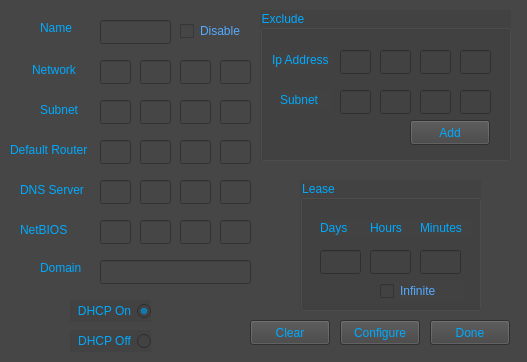
<?xml version="1.0" encoding="UTF-8"?>
<ui version="4.0">
 <class>Dhcp</class>
 <widget class="QWidget" name="Dhcp">
  <property name="geometry">
   <rect>
    <x>0</x>
    <y>0</y>
    <width>527</width>
    <height>362</height>
   </rect>
  </property>
  <property name="windowTitle">
   <string>Form</string>
  </property>
  <property name="styleSheet">
   <string notr="true">gridline-color: rgb(0, 0, 0);
selection-color: rgb(0, 170, 255);
selection-background-color: rgb(66, 66, 66);
background-color: rgb(70, 70, 70);
alternate-background-color: rgb(0, 0, 0);</string>
  </property>
  <widget class="QLineEdit" name="nameBox">
   <property name="geometry">
    <rect>
     <x>100</x>
     <y>20</y>
     <width>71</width>
     <height>24</height>
    </rect>
   </property>
   <property name="styleSheet">
    <string notr="true">color: rgb(85, 170, 255);
border-color: rgb(0, 0, 0);</string>
   </property>
   <property name="text">
    <string/>
   </property>
  </widget>
  <widget class="QLabel" name="label">
   <property name="geometry">
    <rect>
     <x>40</x>
     <y>20</y>
     <width>51</width>
     <height>16</height>
    </rect>
   </property>
   <property name="layoutDirection">
    <enum>Qt::LeftToRight</enum>
   </property>
   <property name="styleSheet">
    <string notr="true">color :rgb(0, 170, 255)</string>
   </property>
   <property name="text">
    <string>Name</string>
   </property>
  </widget>
  <widget class="QLabel" name="label_4">
   <property name="geometry">
    <rect>
     <x>32</x>
     <y>62</y>
     <width>61</width>
     <height>16</height>
    </rect>
   </property>
   <property name="styleSheet">
    <string notr="true">color :rgb(0, 170, 255)</string>
   </property>
   <property name="text">
    <string>Network</string>
   </property>
  </widget>
  <widget class="QLineEdit" name="subBox1">
   <property name="geometry">
    <rect>
     <x>100</x>
     <y>100</y>
     <width>31</width>
     <height>24</height>
    </rect>
   </property>
   <property name="styleSheet">
    <string notr="true">color: rgb(85, 170, 255);
border-color: rgb(0, 0, 0);</string>
   </property>
  </widget>
  <widget class="QLineEdit" name="subBox3">
   <property name="geometry">
    <rect>
     <x>180</x>
     <y>100</y>
     <width>31</width>
     <height>24</height>
    </rect>
   </property>
   <property name="styleSheet">
    <string notr="true">color: rgb(85, 170, 255);
border-color: rgb(0, 0, 0);</string>
   </property>
  </widget>
  <widget class="QLineEdit" name="netBox4">
   <property name="geometry">
    <rect>
     <x>220</x>
     <y>60</y>
     <width>31</width>
     <height>24</height>
    </rect>
   </property>
   <property name="styleSheet">
    <string notr="true">color: rgb(85, 170, 255);
border-color: rgb(0, 0, 0);</string>
   </property>
  </widget>
  <widget class="QLineEdit" name="netBox3">
   <property name="geometry">
    <rect>
     <x>180</x>
     <y>60</y>
     <width>31</width>
     <height>24</height>
    </rect>
   </property>
   <property name="styleSheet">
    <string notr="true">color: rgb(85, 170, 255);
border-color: rgb(0, 0, 0);</string>
   </property>
  </widget>
  <widget class="QLineEdit" name="subBox2">
   <property name="geometry">
    <rect>
     <x>140</x>
     <y>100</y>
     <width>31</width>
     <height>24</height>
    </rect>
   </property>
   <property name="styleSheet">
    <string notr="true">color: rgb(85, 170, 255);
border-color: rgb(0, 0, 0);</string>
   </property>
  </widget>
  <widget class="QLineEdit" name="netBox2">
   <property name="geometry">
    <rect>
     <x>140</x>
     <y>60</y>
     <width>31</width>
     <height>24</height>
    </rect>
   </property>
   <property name="styleSheet">
    <string notr="true">color: rgb(85, 170, 255);
border-color: rgb(0, 0, 0);</string>
   </property>
  </widget>
  <widget class="QLineEdit" name="subBox4">
   <property name="geometry">
    <rect>
     <x>220</x>
     <y>100</y>
     <width>31</width>
     <height>24</height>
    </rect>
   </property>
   <property name="styleSheet">
    <string notr="true">color: rgb(85, 170, 255);
border-color: rgb(0, 0, 0);</string>
   </property>
  </widget>
  <widget class="QLabel" name="label_5">
   <property name="geometry">
    <rect>
     <x>40</x>
     <y>100</y>
     <width>51</width>
     <height>20</height>
    </rect>
   </property>
   <property name="styleSheet">
    <string notr="true">color :rgb(0, 170, 255)</string>
   </property>
   <property name="text">
    <string>Subnet</string>
   </property>
  </widget>
  <widget class="QLineEdit" name="netBox1">
   <property name="geometry">
    <rect>
     <x>100</x>
     <y>60</y>
     <width>31</width>
     <height>24</height>
    </rect>
   </property>
   <property name="styleSheet">
    <string notr="true">color: rgb(85, 170, 255);
border-color: rgb(0, 0, 0);</string>
   </property>
  </widget>
  <widget class="QLabel" name="label_6">
   <property name="geometry">
    <rect>
     <x>10</x>
     <y>140</y>
     <width>91</width>
     <height>20</height>
    </rect>
   </property>
   <property name="styleSheet">
    <string notr="true">color :rgb(0, 170, 255)</string>
   </property>
   <property name="text">
    <string>Default Router</string>
   </property>
  </widget>
  <widget class="QLineEdit" name="defBox3">
   <property name="geometry">
    <rect>
     <x>180</x>
     <y>140</y>
     <width>31</width>
     <height>24</height>
    </rect>
   </property>
   <property name="styleSheet">
    <string notr="true">color: rgb(85, 170, 255);
border-color: rgb(0, 0, 0);</string>
   </property>
  </widget>
  <widget class="QLineEdit" name="defBox4">
   <property name="geometry">
    <rect>
     <x>220</x>
     <y>140</y>
     <width>31</width>
     <height>24</height>
    </rect>
   </property>
   <property name="styleSheet">
    <string notr="true">color: rgb(85, 170, 255);
border-color: rgb(0, 0, 0);</string>
   </property>
  </widget>
  <widget class="QLineEdit" name="defBox1">
   <property name="geometry">
    <rect>
     <x>100</x>
     <y>140</y>
     <width>31</width>
     <height>24</height>
    </rect>
   </property>
   <property name="styleSheet">
    <string notr="true">color: rgb(85, 170, 255);
border-color: rgb(0, 0, 0);</string>
   </property>
  </widget>
  <widget class="QLineEdit" name="defBox2">
   <property name="geometry">
    <rect>
     <x>140</x>
     <y>140</y>
     <width>31</width>
     <height>24</height>
    </rect>
   </property>
   <property name="styleSheet">
    <string notr="true">color: rgb(85, 170, 255);
border-color: rgb(0, 0, 0);</string>
   </property>
  </widget>
  <widget class="QLineEdit" name="dnsBox2">
   <property name="geometry">
    <rect>
     <x>140</x>
     <y>180</y>
     <width>31</width>
     <height>24</height>
    </rect>
   </property>
   <property name="styleSheet">
    <string notr="true">color: rgb(85, 170, 255);
border-color: rgb(0, 0, 0);</string>
   </property>
  </widget>
  <widget class="QLineEdit" name="dnsBox3">
   <property name="geometry">
    <rect>
     <x>180</x>
     <y>180</y>
     <width>31</width>
     <height>24</height>
    </rect>
   </property>
   <property name="styleSheet">
    <string notr="true">color: rgb(85, 170, 255);
border-color: rgb(0, 0, 0);</string>
   </property>
  </widget>
  <widget class="QLabel" name="label_7">
   <property name="geometry">
    <rect>
     <x>20</x>
     <y>180</y>
     <width>71</width>
     <height>20</height>
    </rect>
   </property>
   <property name="styleSheet">
    <string notr="true">color :rgb(0, 170, 255)</string>
   </property>
   <property name="text">
    <string>DNS Server</string>
   </property>
  </widget>
  <widget class="QLineEdit" name="dnsBox4">
   <property name="geometry">
    <rect>
     <x>220</x>
     <y>180</y>
     <width>31</width>
     <height>24</height>
    </rect>
   </property>
   <property name="styleSheet">
    <string notr="true">color: rgb(85, 170, 255);
border-color: rgb(0, 0, 0);</string>
   </property>
  </widget>
  <widget class="QLineEdit" name="dnsBox1">
   <property name="geometry">
    <rect>
     <x>100</x>
     <y>180</y>
     <width>31</width>
     <height>24</height>
    </rect>
   </property>
   <property name="styleSheet">
    <string notr="true">color: rgb(85, 170, 255);
border-color: rgb(0, 0, 0);</string>
   </property>
  </widget>
  <widget class="QPushButton" name="clearBtn">
   <property name="geometry">
    <rect>
     <x>250</x>
     <y>320</y>
     <width>80</width>
     <height>25</height>
    </rect>
   </property>
   <property name="cursor">
    <cursorShape>PointingHandCursor</cursorShape>
   </property>
   <property name="styleSheet">
    <string notr="true">color: rgb(0, 170, 255);
background-color: rgb(66, 66, 66);
border-color: rgb(0, 0, 0);</string>
   </property>
   <property name="text">
    <string>Clear</string>
   </property>
  </widget>
  <widget class="QPushButton" name="configBtn">
   <property name="geometry">
    <rect>
     <x>340</x>
     <y>320</y>
     <width>80</width>
     <height>25</height>
    </rect>
   </property>
   <property name="cursor">
    <cursorShape>PointingHandCursor</cursorShape>
   </property>
   <property name="styleSheet">
    <string notr="true">color: rgb(0, 170, 255);
background-color: rgb(66, 66, 66);
border-color: rgb(0, 0, 0);</string>
   </property>
   <property name="text">
    <string>Configure</string>
   </property>
   <property name="shortcut">
    <string>Return</string>
   </property>
  </widget>
  <widget class="QPushButton" name="exitBtn">
   <property name="geometry">
    <rect>
     <x>430</x>
     <y>320</y>
     <width>80</width>
     <height>25</height>
    </rect>
   </property>
   <property name="cursor">
    <cursorShape>PointingHandCursor</cursorShape>
   </property>
   <property name="styleSheet">
    <string notr="true">color: rgb(0, 170, 255);
background-color: rgb(66, 66, 66);
border-color: rgb(0, 0, 0);</string>
   </property>
   <property name="text">
    <string>Done</string>
   </property>
  </widget>
  <widget class="QRadioButton" name="onBtn">
   <property name="geometry">
    <rect>
     <x>70</x>
     <y>300</y>
     <width>81</width>
     <height>22</height>
    </rect>
   </property>
   <property name="cursor">
    <cursorShape>PointingHandCursor</cursorShape>
   </property>
   <property name="layoutDirection">
    <enum>Qt::RightToLeft</enum>
   </property>
   <property name="styleSheet">
    <string notr="true">color :rgb(0, 170, 255);
border-color: rgb(0, 0, 0);
background-color: rgb(66, 66, 66);
alternate-background-color: rgb(66, 66, 66);
selection-color: rgb(0, 170, 255);</string>
   </property>
   <property name="text">
    <string>DHCP On</string>
   </property>
   <property name="checked">
    <bool>true</bool>
   </property>
  </widget>
  <widget class="QRadioButton" name="offBtn">
   <property name="geometry">
    <rect>
     <x>70</x>
     <y>330</y>
     <width>81</width>
     <height>22</height>
    </rect>
   </property>
   <property name="cursor">
    <cursorShape>PointingHandCursor</cursorShape>
   </property>
   <property name="layoutDirection">
    <enum>Qt::RightToLeft</enum>
   </property>
   <property name="styleSheet">
    <string notr="true">color :rgb(0, 170, 255);
border-color: rgb(0, 0, 0);
background-color: rgb(66, 66, 66);
alternate-background-color: rgb(66, 66, 66);
selection-color: rgb(0, 170, 255);color :rgb(0, 170, 255);
selection-color: rgb(0, 170, 255);
selection-background-color: rgb(66, 66, 66);</string>
   </property>
   <property name="text">
    <string>DHCP Off</string>
   </property>
  </widget>
  <widget class="QGroupBox" name="groupBox">
   <property name="geometry">
    <rect>
     <x>300</x>
     <y>180</y>
     <width>181</width>
     <height>131</height>
    </rect>
   </property>
   <property name="styleSheet">
    <string notr="true">color: rgb(0, 170, 255);
selection-color: rgb(0, 170, 255);
selection-background-color: rgb(0, 170, 255);
alternate-background-color: rgb(0, 170, 255);
gridline-color: rgb(0, 0, 127);
background-color: rgb(66, 66, 66);
border-color: rgb(0, 0, 0);
</string>
   </property>
   <property name="title">
    <string>Lease</string>
   </property>
   <widget class="QLineEdit" name="dayBox">
    <property name="geometry">
     <rect>
      <x>20</x>
      <y>70</y>
      <width>41</width>
      <height>24</height>
     </rect>
    </property>
    <property name="styleSheet">
     <string notr="true">color: rgb(85, 170, 255);
border-color: rgb(0, 0, 0);</string>
    </property>
   </widget>
   <widget class="QLabel" name="label_8">
    <property name="geometry">
     <rect>
      <x>20</x>
      <y>40</y>
      <width>51</width>
      <height>16</height>
     </rect>
    </property>
    <property name="layoutDirection">
     <enum>Qt::RightToLeft</enum>
    </property>
    <property name="styleSheet">
     <string notr="true">color :rgb(0, 170, 255)</string>
    </property>
    <property name="text">
     <string>Days</string>
    </property>
   </widget>
   <widget class="QLineEdit" name="hourBox">
    <property name="geometry">
     <rect>
      <x>70</x>
      <y>70</y>
      <width>41</width>
      <height>24</height>
     </rect>
    </property>
    <property name="styleSheet">
     <string notr="true">color: rgb(85, 170, 255);
border-color: rgb(0, 0, 0);</string>
    </property>
   </widget>
   <widget class="QLabel" name="label_9">
    <property name="geometry">
     <rect>
      <x>70</x>
      <y>40</y>
      <width>51</width>
      <height>16</height>
     </rect>
    </property>
    <property name="layoutDirection">
     <enum>Qt::RightToLeft</enum>
    </property>
    <property name="styleSheet">
     <string notr="true">color :rgb(0, 170, 255)</string>
    </property>
    <property name="text">
     <string>Hours</string>
    </property>
   </widget>
   <widget class="QLineEdit" name="minBox">
    <property name="geometry">
     <rect>
      <x>120</x>
      <y>70</y>
      <width>41</width>
      <height>24</height>
     </rect>
    </property>
    <property name="styleSheet">
     <string notr="true">color: rgb(85, 170, 255);
border-color: rgb(0, 0, 0);</string>
    </property>
   </widget>
   <widget class="QLabel" name="label_10">
    <property name="geometry">
     <rect>
      <x>120</x>
      <y>40</y>
      <width>51</width>
      <height>16</height>
     </rect>
    </property>
    <property name="layoutDirection">
     <enum>Qt::RightToLeft</enum>
    </property>
    <property name="styleSheet">
     <string notr="true">color :rgb(0, 170, 255)</string>
    </property>
    <property name="text">
     <string>Minutes</string>
    </property>
   </widget>
   <widget class="QCheckBox" name="infCheck">
    <property name="geometry">
     <rect>
      <x>80</x>
      <y>100</y>
      <width>85</width>
      <height>22</height>
     </rect>
    </property>
    <property name="cursor">
     <cursorShape>PointingHandCursor</cursorShape>
    </property>
    <property name="layoutDirection">
     <enum>Qt::LeftToRight</enum>
    </property>
    <property name="styleSheet">
     <string notr="true">color: rgb(85, 170, 255);
border-color: rgb(0, 0, 0);</string>
    </property>
    <property name="text">
     <string>Infinite</string>
    </property>
   </widget>
  </widget>
  <widget class="QLineEdit" name="biosBox1">
   <property name="geometry">
    <rect>
     <x>100</x>
     <y>220</y>
     <width>31</width>
     <height>24</height>
    </rect>
   </property>
   <property name="styleSheet">
    <string notr="true">color: rgb(85, 170, 255);
border-color: rgb(0, 0, 0);</string>
   </property>
  </widget>
  <widget class="QLineEdit" name="biosBox3">
   <property name="geometry">
    <rect>
     <x>180</x>
     <y>220</y>
     <width>31</width>
     <height>24</height>
    </rect>
   </property>
   <property name="styleSheet">
    <string notr="true">color: rgb(85, 170, 255);
border-color: rgb(0, 0, 0);</string>
   </property>
  </widget>
  <widget class="QLineEdit" name="biosBox4">
   <property name="geometry">
    <rect>
     <x>220</x>
     <y>220</y>
     <width>31</width>
     <height>24</height>
    </rect>
   </property>
   <property name="styleSheet">
    <string notr="true">color: rgb(85, 170, 255);
border-color: rgb(0, 0, 0);</string>
   </property>
  </widget>
  <widget class="QLabel" name="label_11">
   <property name="geometry">
    <rect>
     <x>20</x>
     <y>220</y>
     <width>71</width>
     <height>20</height>
    </rect>
   </property>
   <property name="styleSheet">
    <string notr="true">color :rgb(0, 170, 255)</string>
   </property>
   <property name="text">
    <string>NetBIOS</string>
   </property>
  </widget>
  <widget class="QLineEdit" name="biosBox2">
   <property name="geometry">
    <rect>
     <x>140</x>
     <y>220</y>
     <width>31</width>
     <height>24</height>
    </rect>
   </property>
   <property name="styleSheet">
    <string notr="true">color: rgb(85, 170, 255);
border-color: rgb(0, 0, 0);</string>
   </property>
  </widget>
  <widget class="QGroupBox" name="groupBox_2">
   <property name="geometry">
    <rect>
     <x>260</x>
     <y>10</y>
     <width>251</width>
     <height>151</height>
    </rect>
   </property>
   <property name="styleSheet">
    <string notr="true">color: rgb(0, 170, 255);
selection-color: rgb(0, 170, 255);
selection-background-color: rgb(0, 170, 255);
alternate-background-color: rgb(0, 170, 255);
gridline-color: rgb(0, 0, 127);
background-color: rgb(66, 66, 66);
border-color: rgb(0, 0, 0);
</string>
   </property>
   <property name="title">
    <string>Exclude</string>
   </property>
   <widget class="QLineEdit" name="exIpBox1">
    <property name="geometry">
     <rect>
      <x>80</x>
      <y>40</y>
      <width>31</width>
      <height>24</height>
     </rect>
    </property>
    <property name="styleSheet">
     <string notr="true">color: rgb(85, 170, 255);
border-color: rgb(0, 0, 0);</string>
    </property>
   </widget>
   <widget class="QLabel" name="label_12">
    <property name="geometry">
     <rect>
      <x>20</x>
      <y>80</y>
      <width>51</width>
      <height>20</height>
     </rect>
    </property>
    <property name="styleSheet">
     <string notr="true">color :rgb(0, 170, 255)</string>
    </property>
    <property name="text">
     <string>Subnet</string>
    </property>
   </widget>
   <widget class="QLineEdit" name="exSubBox3">
    <property name="geometry">
     <rect>
      <x>160</x>
      <y>80</y>
      <width>31</width>
      <height>24</height>
     </rect>
    </property>
    <property name="styleSheet">
     <string notr="true">color: rgb(85, 170, 255);
border-color: rgb(0, 0, 0);</string>
    </property>
   </widget>
   <widget class="QLabel" name="ipLabel">
    <property name="geometry">
     <rect>
      <x>12</x>
      <y>42</y>
      <width>61</width>
      <height>16</height>
     </rect>
    </property>
    <property name="styleSheet">
     <string notr="true">color :rgb(0, 170, 255)</string>
    </property>
    <property name="text">
     <string>Ip Address</string>
    </property>
   </widget>
   <widget class="QLineEdit" name="exSubBox4">
    <property name="geometry">
     <rect>
      <x>200</x>
      <y>80</y>
      <width>31</width>
      <height>24</height>
     </rect>
    </property>
    <property name="styleSheet">
     <string notr="true">color: rgb(85, 170, 255);
border-color: rgb(0, 0, 0);</string>
    </property>
   </widget>
   <widget class="QLineEdit" name="exIpBox2">
    <property name="geometry">
     <rect>
      <x>120</x>
      <y>40</y>
      <width>31</width>
      <height>24</height>
     </rect>
    </property>
    <property name="styleSheet">
     <string notr="true">color: rgb(85, 170, 255);
border-color: rgb(0, 0, 0);</string>
    </property>
   </widget>
   <widget class="QLineEdit" name="exSubBox1">
    <property name="geometry">
     <rect>
      <x>80</x>
      <y>80</y>
      <width>31</width>
      <height>24</height>
     </rect>
    </property>
    <property name="styleSheet">
     <string notr="true">color: rgb(85, 170, 255);
border-color: rgb(0, 0, 0);</string>
    </property>
   </widget>
   <widget class="QLineEdit" name="exSubBox2">
    <property name="geometry">
     <rect>
      <x>120</x>
      <y>80</y>
      <width>31</width>
      <height>24</height>
     </rect>
    </property>
    <property name="styleSheet">
     <string notr="true">color: rgb(85, 170, 255);
border-color: rgb(0, 0, 0);</string>
    </property>
   </widget>
   <widget class="QLineEdit" name="exIpBox3">
    <property name="geometry">
     <rect>
      <x>160</x>
      <y>40</y>
      <width>31</width>
      <height>24</height>
     </rect>
    </property>
    <property name="styleSheet">
     <string notr="true">color: rgb(85, 170, 255);
border-color: rgb(0, 0, 0);</string>
    </property>
   </widget>
   <widget class="QLineEdit" name="exIpBox4">
    <property name="geometry">
     <rect>
      <x>200</x>
      <y>40</y>
      <width>31</width>
      <height>24</height>
     </rect>
    </property>
    <property name="styleSheet">
     <string notr="true">color: rgb(85, 170, 255);
border-color: rgb(0, 0, 0);</string>
    </property>
   </widget>
   <widget class="QPushButton" name="addBtn">
    <property name="geometry">
     <rect>
      <x>150</x>
      <y>110</y>
      <width>80</width>
      <height>25</height>
     </rect>
    </property>
    <property name="cursor">
     <cursorShape>PointingHandCursor</cursorShape>
    </property>
    <property name="styleSheet">
     <string notr="true">color: rgb(0, 170, 255);
background-color: rgb(66, 66, 66);
border-color: rgb(0, 0, 0);</string>
    </property>
    <property name="text">
     <string>Add</string>
    </property>
   </widget>
  </widget>
  <widget class="QLabel" name="label_2">
   <property name="geometry">
    <rect>
     <x>40</x>
     <y>260</y>
     <width>51</width>
     <height>16</height>
    </rect>
   </property>
   <property name="layoutDirection">
    <enum>Qt::LeftToRight</enum>
   </property>
   <property name="styleSheet">
    <string notr="true">color :rgb(0, 170, 255)</string>
   </property>
   <property name="text">
    <string>Domain</string>
   </property>
  </widget>
  <widget class="QLineEdit" name="domainBox">
   <property name="geometry">
    <rect>
     <x>100</x>
     <y>260</y>
     <width>151</width>
     <height>24</height>
    </rect>
   </property>
   <property name="styleSheet">
    <string notr="true">color: rgb(85, 170, 255);
border-color: rgb(0, 0, 0);</string>
   </property>
   <property name="text">
    <string/>
   </property>
  </widget>
  <widget class="QCheckBox" name="disableCheck">
   <property name="geometry">
    <rect>
     <x>180</x>
     <y>20</y>
     <width>71</width>
     <height>22</height>
    </rect>
   </property>
   <property name="cursor">
    <cursorShape>PointingHandCursor</cursorShape>
   </property>
   <property name="styleSheet">
    <string notr="true">color: rgb(85, 170, 255);
border-color: rgb(0, 0, 0);</string>
   </property>
   <property name="text">
    <string>Disable</string>
   </property>
  </widget>
 </widget>
 <tabstops>
  <tabstop>nameBox</tabstop>
  <tabstop>netBox1</tabstop>
  <tabstop>netBox2</tabstop>
  <tabstop>netBox3</tabstop>
  <tabstop>netBox4</tabstop>
  <tabstop>subBox1</tabstop>
  <tabstop>subBox2</tabstop>
  <tabstop>subBox3</tabstop>
  <tabstop>subBox4</tabstop>
  <tabstop>defBox1</tabstop>
  <tabstop>defBox2</tabstop>
  <tabstop>defBox3</tabstop>
  <tabstop>defBox4</tabstop>
  <tabstop>dnsBox1</tabstop>
  <tabstop>dnsBox2</tabstop>
  <tabstop>dnsBox3</tabstop>
  <tabstop>dnsBox4</tabstop>
  <tabstop>biosBox1</tabstop>
  <tabstop>biosBox2</tabstop>
  <tabstop>biosBox3</tabstop>
  <tabstop>biosBox4</tabstop>
  <tabstop>domainBox</tabstop>
  <tabstop>exIpBox1</tabstop>
  <tabstop>exIpBox2</tabstop>
  <tabstop>exIpBox3</tabstop>
  <tabstop>exIpBox4</tabstop>
  <tabstop>exSubBox1</tabstop>
  <tabstop>exSubBox2</tabstop>
  <tabstop>exSubBox3</tabstop>
  <tabstop>exSubBox4</tabstop>
  <tabstop>addBtn</tabstop>
  <tabstop>dayBox</tabstop>
  <tabstop>hourBox</tabstop>
  <tabstop>minBox</tabstop>
  <tabstop>infCheck</tabstop>
  <tabstop>onBtn</tabstop>
  <tabstop>offBtn</tabstop>
  <tabstop>clearBtn</tabstop>
  <tabstop>configBtn</tabstop>
  <tabstop>exitBtn</tabstop>
 </tabstops>
 <resources/>
 <connections/>
</ui>
